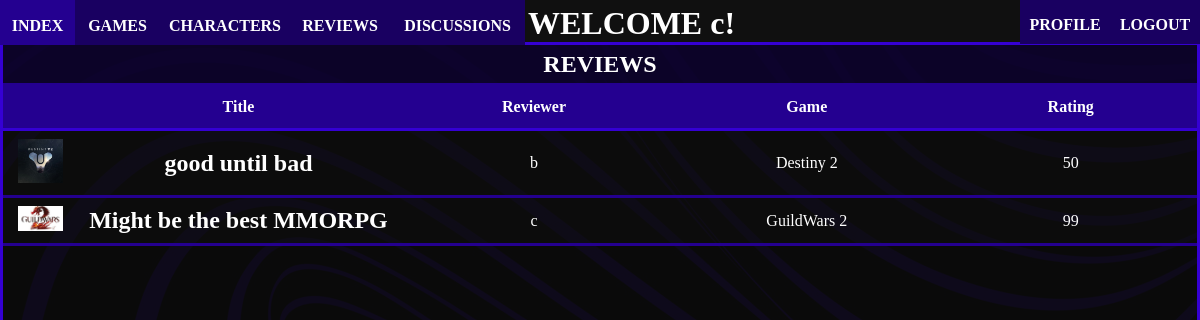
/levelcheck/allreviews (signed in), run on the app's committed database.
### levelcheck/models.py (models this page shows)
class Review(models.Model):
    user = models.OneToOneField(User, on_delete=models.CASCADE)
    game = models.OneToOneField(Game, on_delete=models.CASCADE)
    review_title = models.CharField(max_length=50)
    text = models.CharField(max_length=300)
    rating = models.IntegerField(validators=[MaxValueValidator(100), MinValueValidator(0)])
    pub_date = models.DateTimeField('Posted', default=timezone.now)
    class Meta:
        constraints = [models.UniqueConstraint(fields=['user', 'game'], name='user_game_review')]

class Game(models.Model):
    title = models.CharField(max_length=50, primary_key=True)
    genre = models.ForeignKey(Genre, on_delete=models.CASCADE)
    img = models.ImageField(upload_to='games/')
    developer = models.CharField(max_length=50)
    publisher = models.CharField(max_length=50)
    release = models.DateField('Release Date')

### levelcheck/views.py (the view)
# urls.py: path('allreviews', views.all_reviews, name='all_reviews'),
@login_required(login_url='/levelcheck')
def all_reviews(request):
    reviews = Review.objects.all().order_by('-pub_date')
    return render(request, 'levelcheck/all_reviews.html', context={'reviews': reviews})

### levelcheck/templates/levelcheck/all_reviews.html (shortened to what this page needs)
{% extends "levelcheck/index.html" %}
{% block content %}
    <header style="height: 5%"><h1>REVIEWS</h1></header>
    <section style="height: 94.7%">
        <table>
            <tr>
                <th></th>
                <th>Title</th>
                <th>Reviewer</th>
			    <th>Game</th>
			    <th>Rating</th>
            </tr>
            {% for r in reviews %}
            <tr style="text-align: center" data-href="{% url 'levelcheck:review_detail' r.user.username r.id %}">
                <td style="width: 1.5%"><img class="table_image" src="{{ r.game.img.url }}"></td>
                <td style="width: 5%; font-weight: bold; font-size: 1.5em">{{ r.review_title }}</td>
                <td style="width: 5%">{{ r.user.username }}</td>
                <td style="width: 5%">{{ r.game.title }}</td>
                <td style="width: 5%">{{ r.rating }}</td>
            </tr>
            {% empty %}
                <p>No reviews :(</p>
            {% endfor %}
        </table>
    </section>
{% endblock %}

### levelcheck/templates/levelcheck/index.html (shortened to what this page needs)
<!DOCTYPE html>
<html lang="en">
<head>
    {% load static %}
    <link rel="stylesheet" type="text/css" href="{% static 'website/css/base.css' %}" />
</head>
<body>
<nav>
    <div style="display: flex; height: 98%">
        <a class="nav_link" style="width: 75px" href="{% url 'levelcheck:index' %}">INDEX</a>
        <a class="nav_link" style="width: 85px" href="{% url 'levelcheck:all_games' %}">GAMES</a>
        <a class="nav_link" style="width: 130px" href="{% url 'levelcheck:all_characters' %}">CHARACTERS</a>
        <a class="nav_link" style="width: 100px" href="{% url 'levelcheck:all_reviews' %}">REVIEWS</a>
        <a class="nav_link" style="width: 135px" href="{% url 'levelcheck:all_games' %}">DISCUSSIONS</a>
    </div>
    {% if not request.user.is_superuser %}
        <h1 id="greeting">WELCOME {{request.user.username}}!</h1>
    {% endif %}
    {% if request.user.is_superuser %}
        <div style="display: flex; height: 93%">
            <a class="nav_link" style="width: 140px" href="{% url 'levelcheck:create_game' %}">CREATE GAME</a>
            <a class="nav_link" style="width: 145px" href="{% url 'levelcheck:create_genre' %}">CREATE GENRE</a>
            <a class="nav_link" style="width: 190px" href="{% url 'levelcheck:create_character' %}">CREATE CHARACTER</a>
            <a class="nav_link" style="width: 90px" href="{% url 'levelcheck:logout' %}">LOGOUT</a>
        </div>
    {% else %}
        <div style="display: flex; height: 95%">
            <a class="nav_link" style="width: 90px; padding-top: 9%" href="{% url 'levelcheck:profile' user.username %}">PROFILE</a>
            <a class="nav_link" style="width: 90px; padding-top: 9%" href="{% url 'levelcheck:logout' %}">LOGOUT</a>
        </div>
    {% endif %}
</nav>
<div id="main">
    {% block content %}{% endblock %}
</div>
</body>
</html>

### levelcheck/static/website/css/base.css (style rules this page uses)
html { height: 100%; width: 100%; margin: 0; padding: 0; font-family: modern; }
body { background-image: url("../images/background.png"); height: 100%; width: 100%; margin: 0; padding: 0; }
nav { background-color: #101010; height: 5.3%; margin: 0; padding: 0; border-bottom-style: solid; border-color: #3500D3; color: white; display: flex; justify-content: space-between; }
.nav_link { background-color: #190061; height: 69%; margin: 0; padding: 0; padding-top: 3.2%; text-align: center; text-decoration: none; font-weight: bold; }
.nav_link:visited, .nav_link:link { color: white; }
#main { background-color: rgba(16,16,16,0.66); height: 94%; border-bottom-style: solid; border-right-style: solid; border-left-style: solid; border-color: #3500D3; margin: 0; padding: 0; display: flex; flex-wrap: wrap; }
h1, h2, p, legend { margin: 0; padding: 0; color: white; word-wrap: break-word; }
#greeting { padding-top: 0.4%; padding-right: 23.5%; width: 85%; text-align: center; font-size: 2em; }
header { background-color: rgba(12,0,50,0.75); width: 100%; height: 10%; margin: 0; padding: 0; border-bottom-style: solid; border-color: #240090; color: white; font-size: 0.75em; display: flex; justify-content: center; align-items: center; }
table { border-collapse: collapse; width: 100%; color: white; }
td, th { padding: 8px; }
tr { background-color: rgba(16,16,16,0.33); border-bottom-style: solid; border-color: #240090; }
tr[data-href] { cursor: pointer; }
th { background-color: rgb(36,0,144); padding-top: 12px; padding-bottom: 12px; border-bottom-style: solid; border-color: #3500D3; position: sticky; top: 0; }
section { height: 77.5%; width: 100%; margin: 0; padding: 0; overflow: auto; }
.table_image { max-width: 75%; margin: 0; padding: 0; }

### data on the page
Review: game.img (picture), review_title "good until bad", user.username "b", game "Destiny 2", rating "50"
Review: game.img (picture), review_title "Might be the best MMORPG", user.username "c", game "GuildWars 2", rating "99"

### other printed values
{{ request.user.username }} "c"
